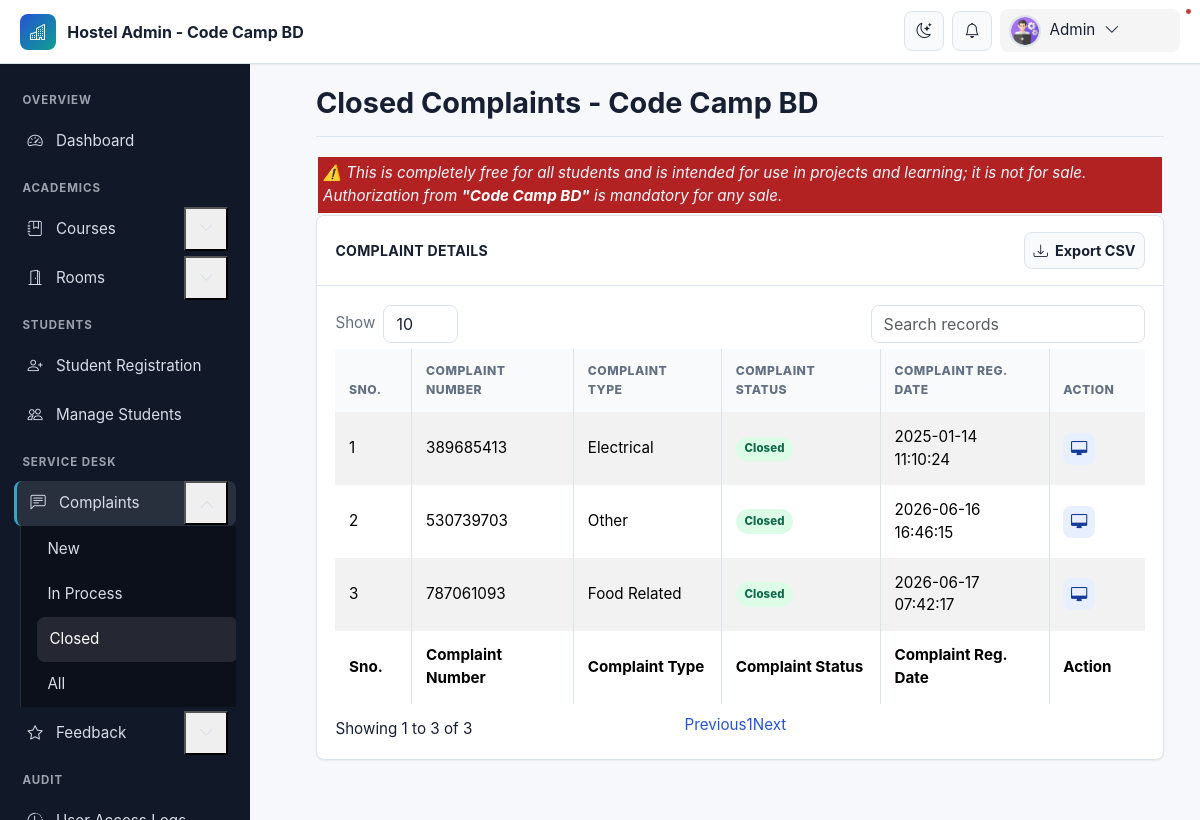
The app's page /admin/closed-complaints.php (signed in) with its own data.
### tables this page shows
CREATE TABLE `complaints` (
  `id` int(11) NOT NULL,
  `ComplainNumber` bigint(12) DEFAULT NULL,
  `userId` int(11) DEFAULT NULL,
  `complaintType` varchar(255) DEFAULT NULL,
  `complaintDetails` mediumtext DEFAULT NULL,
  `complaintDoc` varchar(255) DEFAULT NULL,
  `complaintStatus` varchar(255) DEFAULT NULL,
  `registrationDate` timestamp NULL DEFAULT current_timestamp()
);

### admin/closed-complaints.php (the view, shortened to what this page needs)
<?php
include('includes/config.php');
?>
<!doctype html>
<html lang="en" class="no-js">
<head>
	<link rel="stylesheet" href="css/font-awesome.min.css">
	<link rel="stylesheet" href="https://cdn.jsdelivr.net/npm/bootstrap@5.3.3/dist/css/bootstrap.min.css">
	<link rel="stylesheet" href="css/dataTables.bootstrap.min.css">
	<link rel="stylesheet" href="css/bootstrap-social.css">
	<link rel="stylesheet" href="css/bootstrap-select.css">
	<link rel="stylesheet" href="css/fileinput.min.css">
	<link rel="stylesheet" href="css/awesome-bootstrap-checkbox.css">
	<link rel="stylesheet" href="css/style.css">
</head>
<body>
	<?php include('includes/header.php');?>
	<div class="ts-main-content">
			<?php include('includes/sidebar.php');?>
		<div class="content-wrapper">
			<div class="container-fluid">
				<div class="row">
					<div class="col-md-12">
						<h2 class="page-title">Closed Complaints - Code Camp BD</h2>
															<div class="" style="background-color: firebrick; padding: 5px;margin: 2px;}">
										<i>
											<marquee behavior="scroll" direction="left" onmouseover="this.stop();" onmouseout="this.start();" style="color: aliceblue;" >
												⚠️ This is completely free for all students and is intended for use in projects and learning; it is not for sale. Authorization from  <a style="color:white;font-weight: bold;" href="https://www.youtube.com/@codecampbdofficial/" target="_blank" rel="noopener noreferrer">"Code Camp BD"</a>  is mandatory for any sale.
											</marquee>
										</i>
									</div>
						<div class="panel panel-default">
							<div class="panel-heading">Complaint Details</div>
							<div class="panel-body">
								<table id="zctb" class="display table table-striped table-bordered table-hover" cellspacing="0" width="100%">
									<thead>
										<tr>
											<th>Sno.</th>
											<th>Complaint Number</th>
											<th>Complaint Type</th>
											<th>Complaint Status</th>
											<th>Complaint Reg. Date</th>
											<th>Action</th>
										</tr>
									</thead>
									<tfoot>
										<tr>
											<th>Sno.</th>
											<th>Complaint Number</th>
											<th>Complaint Type</th>
											<th>Complaint Status</th>
											<th>Complaint Reg. Date</th>
											<th>Action</th>
										</tr>
									</tfoot>
									<tbody>
<?php
$ret="select * from complaints where complaintStatus='Closed'";
$stmt= $mysqli->prepare($ret) ;
$stmt->execute() ;
$res=$stmt->get_result();
$cnt=1;
while($row=$res->fetch_object())
	  {
	  	?>
<tr><td><?php echo $cnt;;?></td>
<td><?php echo $row->ComplainNumber;?></td>
<td><?php echo $row->complaintType;?></td>
<td><?php $cstatus=$row->complaintStatus;
?></td>
<td><?php echo $row->registrationDate;?></td>
<td>
<a href="complaint-details.php?cid=<?php echo $row->id;?>" title="View Full Details"><i class="fa fa-desktop"></i></a>&nbsp;&nbsp;
</td>
										</tr>
									<?php
$cnt=$cnt+1;
									 } ?>
									</tbody>
								</table>
							</div>
						</div>
					</div>
				</div>
			</div>
		</div>
	</div>
</body>
</html>

### admin/css/style.css (style rules this page uses)
html { font-size: 14px; }
@media only screen and (min-width: 480px) { html { font-size: 17px; } }
@media only screen and (min-width: 768px) { html { font-size: 14px; } }
body { font-size: 1em; }
a { color: #37a6c4; }
.panel { overflow: hidden; }
.page-title { padding-bottom: 15px; margin-bottom: 20px; border-bottom: 1px solid #f0f0f0; }
.ts-main-content .content-wrapper { padding-top: 15px; margin-top: 10px; }
@media only screen and (min-width: 992px) { .ts-main-content .content-wrapper { margin-left: 250px; } }

### css/modern-ui.css (style rules this page uses)
:root { color-scheme: light; --hms-bg: #f6f8fb; --hms-surface: #ffffff; --hms-surface-soft: #f9fafb; --hms-border: #dbe3ec; --hms-text: #172033; --hms-muted: #637083; --hms-primary: #2454d6; --hms-primary-dark: #163b99; --hms-primary-soft: #e8efff; --hms-accent: #0f9f8f; --hms-success: #16855f; --hms-warning: #b76b00; --hms-danger: #c23b3b; --hms-info: #1477a5; --hms-sidebar: #111827; --hms-sidebar-muted: #9ca3af; --hms-shadow-sm: 0 1px 2px rgba(16, 24, 40, .06); --hms-shadow: 0 14px 34px rgba(16, 24, 40, .10); --hms-radius: 8px; --hms-header-height: 64px; --hms-sidebar-width: 280px; }
* { box-sizing: border-box; }
html { font-size: 16px; }
body { min-height: 100vh; margin: 0; background: var(--hms-bg); color: var(--hms-text); font-family: Inter, ui-sans-serif, system-ui, -apple-system, BlinkMacSystemFont, "Segoe UI", sans-serif; font-size: .95rem; line-height: 1.5; letter-spacing: 0; }
a { color: var(--hms-primary); text-decoration: none; }
.ts-main-content .content-wrapper { min-height: 100vh; margin-top: 0; padding: calc(var(--hms-header-height) + 1rem) 1rem 2rem; transition: margin-left .24s ease; }
.container-fluid { max-width: 1480px; }
.page-title { display: flex; align-items: center; justify-content: space-between; gap: 1rem; margin: 0 0 1.25rem !important; padding: 0 0 1rem; color: var(--hms-text); border-bottom: 1px solid var(--hms-border); font-size: clamp(1.45rem, 2.4vw, 2rem); font-weight: 750; letter-spacing: 0; }
.panel, .well { margin-bottom: 1.25rem; overflow: hidden; background: var(--hms-surface); border: 1px solid var(--hms-border); border-radius: var(--hms-radius); box-shadow: var(--hms-shadow-sm); }
.panel-heading { display: flex; align-items: center; justify-content: space-between; gap: .75rem; padding: 1rem 1.15rem; color: var(--hms-text) !important; background: var(--hms-surface); border-bottom: 1px solid var(--hms-border); font-size: .88rem; font-weight: 750; letter-spacing: .02em; text-transform: uppercase; }
.panel-body { padding: 1.15rem; }
.table, table { width: 100%; color: var(--hms-text); vertical-align: middle; }
.table > :not(caption) > * > * { padding: .85rem; background: transparent; border-bottom-color: var(--hms-border); }
.table thead th, table.dataTable thead th { color: var(--hms-muted); background: var(--hms-surface-soft); font-size: .76rem; font-weight: 800; letter-spacing: .04em; text-transform: uppercase; }
.table tbody tr { transition: background .18s ease; }
.table-bordered, .table-bordered > :not(caption) > * { border-color: var(--hms-border); }
.action-link, td a:has(.fa), td a:has(.bi) { display: inline-flex; align-items: center; justify-content: center; width: 2rem; height: 2rem; color: var(--hms-primary-dark); background: var(--hms-primary-soft); border: 1px solid transparent; border-radius: var(--hms-radius); transition: background .18s ease, border-color .18s ease, transform .18s ease; }
@media (min-width: 992px) { .ts-main-content .content-wrapper { margin-left: var(--hms-sidebar-width); padding: calc(var(--hms-header-height) + 1.35rem) 1.5rem 2.5rem; } }

### records on screen
complaints: ComplainNumber "389685413", complaintType "Electrical", registrationDate "2025-01-14 11:10:24"
complaints: ComplainNumber "530739703", complaintType "Other", registrationDate "2026-06-16 16:46:15"
complaints: ComplainNumber "787061093", complaintType "Food Related", registrationDate "2026-06-17 07:42:17"
